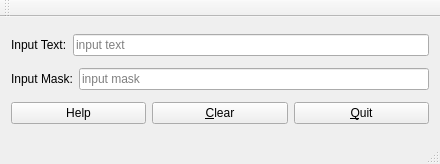
<?xml version="1.0" encoding="UTF-8"?>
<ui version="4.0">
 <class>MainWindow</class>
 <widget class="QMainWindow" name="MainWindow">
  <property name="geometry">
   <rect>
    <x>0</x>
    <y>0</y>
    <width>440</width>
    <height>164</height>
   </rect>
  </property>
  <property name="windowTitle">
   <string>Input Mask Demo</string>
  </property>
  <widget class="QWidget" name="centralWidget">
   <layout class="QVBoxLayout" name="verticalLayout">
    <item>
     <layout class="QHBoxLayout" name="horizontalLayout_3">
      <item>
       <widget class="QLabel" name="label1">
        <property name="text">
         <string>Input Text:</string>
        </property>
       </widget>
      </item>
      <item>
       <widget class="QLineEdit" name="inputLineEdit">
        <property name="placeholderText">
         <string>input text</string>
        </property>
       </widget>
      </item>
     </layout>
    </item>
    <item>
     <layout class="QHBoxLayout" name="horizontalLayout_2">
      <item>
       <widget class="QLabel" name="label2">
        <property name="text">
         <string>Input Mask:</string>
        </property>
       </widget>
      </item>
      <item>
       <widget class="QLineEdit" name="maskLineEdit">
        <property name="placeholderText">
         <string>input mask</string>
        </property>
       </widget>
      </item>
     </layout>
    </item>
    <item>
     <layout class="QHBoxLayout" name="horizontalLayout">
      <item>
       <widget class="QPushButton" name="helpButton">
        <property name="text">
         <string>Help</string>
        </property>
        <property name="shortcut">
         <string>F1</string>
        </property>
       </widget>
      </item>
      <item>
       <widget class="QPushButton" name="clearButton">
        <property name="text">
         <string>&amp;Clear</string>
        </property>
       </widget>
      </item>
      <item>
       <widget class="QPushButton" name="quitButton">
        <property name="text">
         <string>&amp;Quit</string>
        </property>
       </widget>
      </item>
     </layout>
    </item>
   </layout>
  </widget>
  <widget class="QMenuBar" name="menuBar">
   <property name="geometry">
    <rect>
     <x>0</x>
     <y>0</y>
     <width>440</width>
     <height>20</height>
    </rect>
   </property>
  </widget>
  <widget class="QToolBar" name="mainToolBar">
   <attribute name="toolBarArea">
    <enum>TopToolBarArea</enum>
   </attribute>
   <attribute name="toolBarBreak">
    <bool>false</bool>
   </attribute>
  </widget>
  <widget class="QStatusBar" name="statusBar"/>
 </widget>
 <layoutdefault spacing="6" margin="11"/>
 <resources/>
 <connections/>
</ui>
